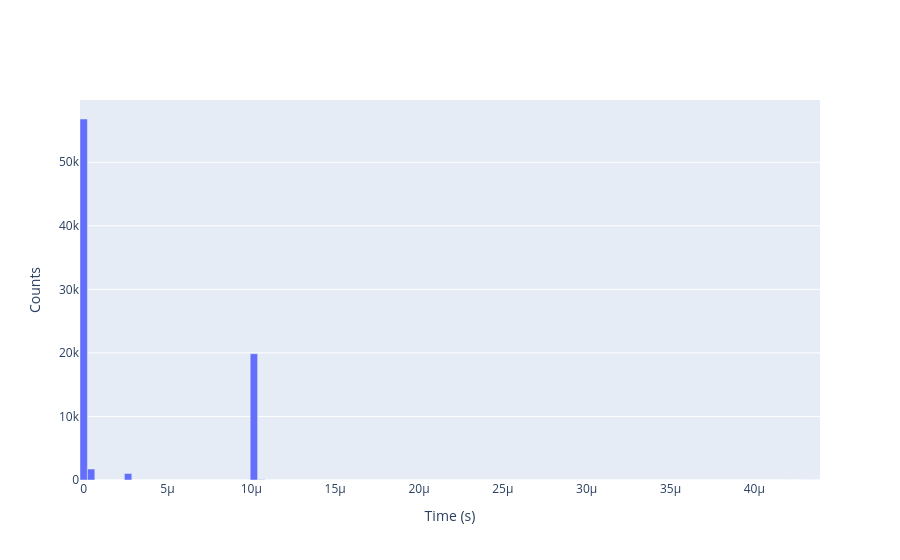

Notebook cell for this chart:
### Code cell
data_1 = np.genfromtxt("Data/timestamp/14_1_26_17_39.csv", delimiter=',')
# print(len(data_1))
data_1 = data_1[(data_1 > 1e-9) & (data_1 < 1e-4)]
print(np.std(data_1))
n_bins = 100

count, edges = np.histogram(data_1, bins=n_bins , density=False)

fig = go.Figure()

fig.add_trace(
    go.Bar(x=edges[:-1], y=count, name='Histogram', width=np.diff(edges))
)

fig.update_layout(
    xaxis_title='Time (s)',
    yaxis_title='Counts',
    bargap=0
)

fig.show()
